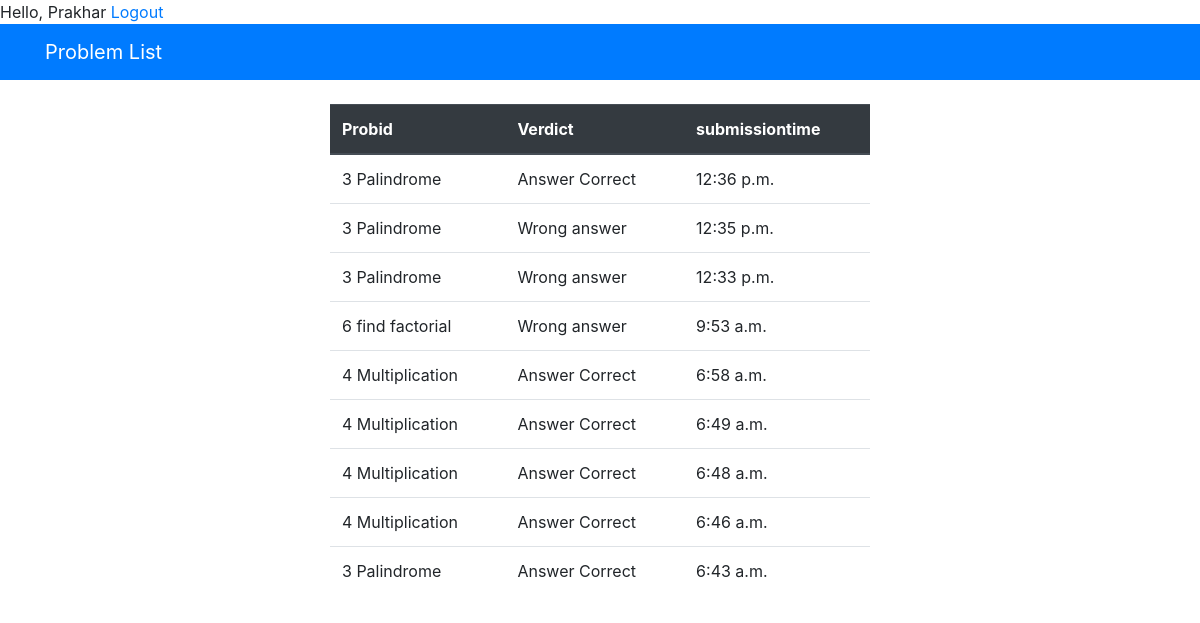
Screenshot of /practice/leaderboard/ (signed in) with the database file from the repository.
### practice/models.py (models this page shows, shortened)
class Submission(models.Model):
    problemid=models.ForeignKey(Problem, on_delete=models.CASCADE)
    answercode=models.CharField(max_length=300)
    submissiontime=models.TimeField(default=timezone.now)
    verdict=models.CharField(max_length=20)

class Problem(models.Model):
   problemid=models.CharField(("ID"), max_length=50)
   problemname=models.CharField(("name"), max_length=50)
   description=models.CharField(max_length=300)
   score=models.IntegerField(default=0)
   def __str__(self):
       return str(self.problemid) + " " +self.problemname

### practice/views.py (the view)
# urls.py: path('leaderboard/', views.leaderboard, name = 'leaderboard'),
@login_required(login_url='practice:login')
def leaderboard(request):
    recent_submissions = Submission.objects.all().order_by('-submissiontime')[:10]
    return render(request, 'practice/leaderboard.html', {"solutions": recent_submissions})

### practice/templates/practice/leaderboard.html
{% extends 'practice/base.html'%}
{% block content%}
<table class="table" class="table-responsive">
    <thead class="thead-dark">
      <tr>
        <th scope="col">Probid</th>
        <th scope="col">Verdict</th>
        <th scope="col">submissiontime</th>
      </tr>
    </thead>
    <tbody>
        {%for solution in solutions%}
        <tr>
            <td>{{solution.problemid}}</td>
            <td>{{solution.verdict}}</td>
            <td>{{solution.submissiontime}}</td>
        </tr>
        {% endfor %}
    </tbody>
  </table>
{%endblock%}

### practice/templates/practice/base.html (shortened to what this page needs)
<!DOCTYPE html>
<html lang="en">
  <head>
    <link
      rel="stylesheet"
      href="https://stackpath.bootstrapcdn.com/bootstrap/4.3.1/css/bootstrap.min.css"
    />
      <span id="hello-msg">Hello, {{request.user}}</span>
      <span><a href={%url 'practice:logout' %}>Logout</a></span>
  </head>
  <body>
    <nav class ="navbar navbar-dark bg-primary mb-4">
        <div class ="container">
            <a class ="navbar-brand" href ="/practice">Problem List</a>
        </div>
    </nav>
    <div class="container">
      <div class="row">
        <div class="col-md-6 m-auto">
          {% block content %}{% endblock %}
        </div>
      </div>
    </div>
  </body>
</html>

### rows the page displays
Submission: problemid "3 Palindrome", verdict "Answer Correct", submissiontime "12:36 p.m."
Submission: problemid "3 Palindrome", verdict "Wrong answer", submissiontime "12:35 p.m."
Submission: problemid "3 Palindrome", verdict "Wrong answer", submissiontime "12:33 p.m."
Submission: problemid "6 find factorial", verdict "Wrong answer", submissiontime "9:53 a.m."
Submission: problemid "4 Multiplication", verdict "Answer Correct", submissiontime "6:58 a.m."
Submission: problemid "4 Multiplication", verdict "Answer Correct", submissiontime "6:49 a.m."
Submission: problemid "4 Multiplication", verdict "Answer Correct", submissiontime "6:48 a.m."
Submission: problemid "4 Multiplication", verdict "Answer Correct", submissiontime "6:46 a.m."
Submission: problemid "3 Palindrome", verdict "Answer Correct", submissiontime "6:43 a.m."

### other values shown
{{ request.user }} "Prakhar"
